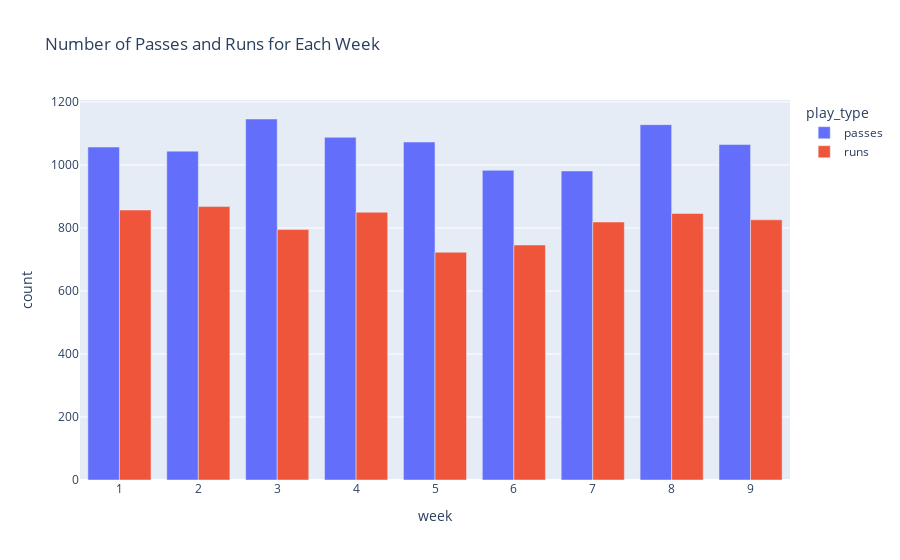

The cell this chart's notebook holds for it:
### Code cell
import plotly.express as px
import pandas as pd

# Assuming you have a function db.sql() that returns a DataFrame
df = db.sql("""
SELECT week, 
       SUM(CASE WHEN play_type = 'pass' THEN 1 ELSE 0 END) AS passes,
       SUM(CASE WHEN play_type = 'run' THEN 1 ELSE 0 END) AS runs
FROM data
GROUP BY week
ORDER BY week
""").df()

# Melt the DataFrame to have a long format suitable for plotly.express
df_melted = df.melt(id_vars='week', value_vars=['passes', 'runs'], 
                    var_name='play_type', value_name='count')

# Create the bar chart
fig = px.bar(df_melted, x='week', y='count', color='play_type', 
             barmode='group', title='Number of Passes and Runs for Each Week')

# Show the bar chart
fig.show()

### Figure 1 — Plotly figure (JSON) as saved in the notebook; plotly's stock layout.template omitted (floating-point values rounded to 4 significant figures)
{"data": [{"alignmentgroup": "True", "hovertemplate": "play_type=passes<br>week=%{x}<br>count=%{y}<extra></extra>", "legendgroup": "passes", "marker": {"color": "#636efa", "pattern": {"shape": ""}}, "name": "passes", "offsetgroup": "passes", "orientation": "v", "showlegend": true, "textposition": "auto", "type": "bar", "x": [1, 2, 3, 4, 5, 6, 7, 8, 9], "xaxis": "x", "y": [1057, 1044, 1146, 1088, 1073, 983, 981, 1128, 1065], "yaxis": "y"}, {"alignmentgroup": "True", "hovertemplate": "play_type=runs<br>week=%{x}<br>count=%{y}<extra></extra>", "legendgroup": "runs", "marker": {"color": "#EF553B", "pattern": {"shape": ""}}, "name": "runs", "offsetgroup": "runs", "orientation": "v", "showlegend": true, "textposition": "auto", "type": "bar", "x": [1, 2, 3, 4, 5, 6, 7, 8, 9], "xaxis": "x", "y": [857, 868, 795, 850, 723, 746, 819, 846, 826], "yaxis": "y"}], "layout": {"barmode": "group", "legend": {"title": {"text": "play_type"}, "tracegroupgap": 0}, "title": {"text": "Number of Passes and Runs for Each Week"}, "xaxis": {"anchor": "y", "domain": [0, 1], "title": {"text": "week"}}, "yaxis": {"anchor": "x", "domain": [0, 1], "title": {"text": "count"}}}}
